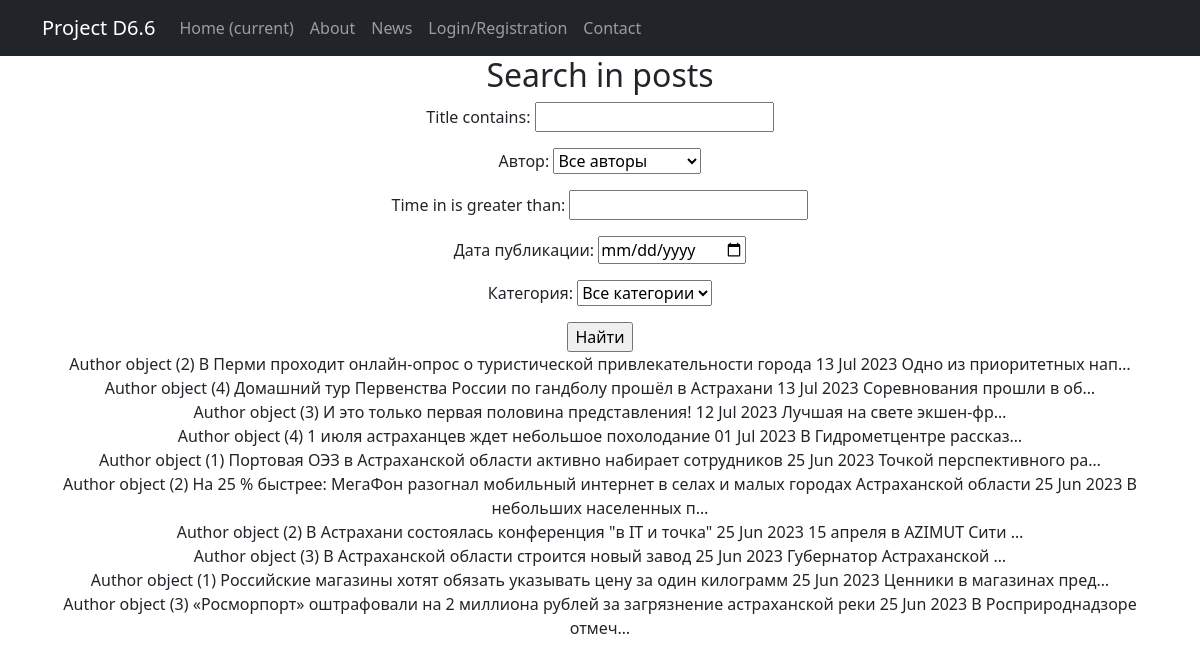
The app's page /news/search/ with its own data.
### news/models.py (models this page shows, shortened)
class Post(models.Model):  # класс Post
    news = 'NE'
    article = 'AR'
    CATSELECT = [
        (news, 'Новость'),
        (article, 'Статья')
    ]
    objects = None
    author = models.ForeignKey(Author, on_delete=models.CASCADE)  # связь «один ко многим» с моделью Author
    time_in = models.DateTimeField(auto_now_add=True)  # автоматическое присвоение даты и времени создания
    title = models.CharField(max_length=255)  # длина заголовка
    choice_field = models.CharField(max_length=2, choices=CATSELECT)  # поле выбора категории новость/статья
    content = models.TextField()  # содержание статьи/новости
    rating = models.IntegerField(default=0)  # рейтинг статьи/новости
    category = models.ManyToManyField(Category, through='PostCategory', related_name='PostCategory')  # связь «многие ко многим» с моделью Category (с дополнительной моделью PostCategory)

class Author(models.Model):  # наследуемся от класса Model
    objects = None
    user = models.OneToOneField(User, on_delete=models.CASCADE)  # имя автора в соответствии с шаблоном User
    rating = models.IntegerField(default=0)  # рейтинг автора

### news/views.py (the view)
# urls.py: path('search/', PostSearch.as_view()),
class PostSearch(ListView):
    model = Post
    ordering = '-time_in'
    filterset_class = PostFilter
    template_name = 'search.html'
    context_object_name = 'search'
    paginate_by = 10
    def get_queryset(self):
        queryset = super().get_queryset()
        self.filterset = PostFilter(self.request.GET, queryset)
        return self.filterset.qs
    def get_context_data(self, **kwargs):
        context = super().get_context_data(**kwargs)
        context['filterset'] = self.filterset
        return context

### news/models.py (called while the page is built)
    def __str__(self):
        return self.name.title()

### templates/search.html (shortened to what this page needs)
{% extends 'flatpages/default.html' %}
{% block content %}
    <h2>Search in posts</h2>
    <form action="" method="get">
        {{ filterset.form.as_p }}
        <input type="submit" value="Найти"/>
    </form>
    {% for post in search %}
     <div>
     {{ post.author }}
     {{ post.title }}
     {{ post.time_in|date:'d M Y' }}
     {{ post.content|truncatechars:25 }}
     </div>
    {% endfor %}
{% endblock content %}

### records on screen
Post: author "Author object (2)", title "В Перми проходит онлайн-опрос о туристической привлекательности города", time_in "13 Jul 2023", content "Одно из приоритетных нап…"
Post: author "Author object (4)", title "Домашний тур Первенства России по гандболу прошёл в Астрахани", time_in "13 Jul 2023", content "Соревнования прошли в об…"
Post: author "Author object (3)", title "И это только первая половина представления!", time_in "12 Jul 2023", content "Лучшая на свете экшен-фр…"
Post: author "Author object (4)", title "1 июля астраханцев ждет небольшое похолодание", time_in "01 Jul 2023", content "В Гидрометцентре рассказ…"
Post: author "Author object (1)", title "Портовая ОЭЗ в Астраханской области активно набирает сотрудников", time_in "25 Jun 2023", content "Точкой перспективного ра…"
Post: author "Author object (2)", title "На 25 % быстрее: МегаФон разогнал мобильный интернет в селах и малых городах Астраханской области", time_in "25 Jun 2023", content "В небольших населенных п…"
Post: author "Author object (2)", title "В Астрахани состоялась конференция \"в IT и точка\"", time_in "25 Jun 2023", content "15 апреля в AZIMUT Сити …"
Post: author "Author object (3)", title "В Астраханской области строится новый завод", time_in "25 Jun 2023", content "Губернатор Астраханской …"
Post: author "Author object (1)", title "Российские магазины хотят обязать указывать цену за один килограмм", time_in "25 Jun 2023", content "Ценники в магазинах пред…"
Post: author "Author object (3)", title "«Росморпорт» оштрафовали на 2 миллиона рублей за загрязнение астраханской реки", time_in "25 Jun 2023", content "В Росприроднадзоре отмеч…"
